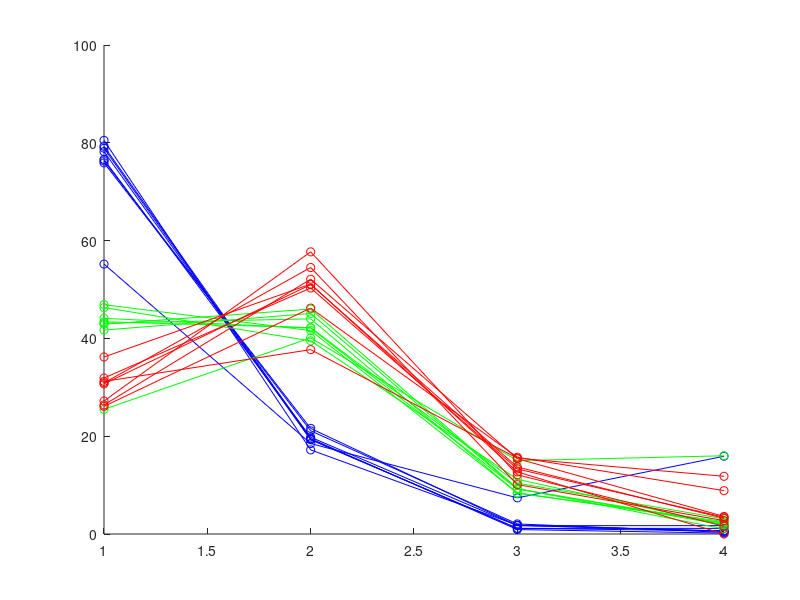

The MATLAB script that drew this image: (Note: this script raises an error after producing the figure.)
Percent_Occupancy_24=[55.2	18.5	7.39	15.9
80.5	17.2	1.8	0.553
75.9	21.6	1.74	0.634
78.2	19.3	1.15	1.15
76.6	19.8	1.71	1.71
79.3	19.5	0.909	0.182
76.3	21.1	2.06	0.343
78.9	19.3	1.15	0.659
42.9	46	9.32	1.04
43.4	42.2	10.4	3.12
46.3	39.5	11.2	1.83
44.1	42.1	9.21	1.88
43.1	44	8.32	2.55
41.7	45.1	9.21	2.18
46.9	41.6	8.43	2.3
25.5	40.1	15	16
26.1	46.2	15.7	8.87
36.2	51.1	12.7	0
30.7	51	13.7	3.21
31.9	50.3	13.3	3.43
30.9	54.5	10.1	2.74
27.2	57.7	12.1	1.59
26.4	52.1	15.4	3.59
31.2	37.7	15.5	11.8];

Percent_Occupancy_48=[26.8	44.7	11.9	3.21	3.81
28.8	44.8	11	2.38	3.24
29.8	44.7	11.7	2.49	2.39
29.4	44.6	9.67	3.15	3.38
30	44.2	9.8	2.81	3.08
28	45.3	9.25	2.33	3.52
26.9	45.2	10.3	1.76	3.67
26.9	42.5	9.52	2.81	5.01
5.42	33	28.6	10.8	3.29
7.89	31.6	28.1	10.9	2.03
4.5	32.9	30.5	10.6	2.68
5.5	34.8	29.9	10.5	3
5.97	32.4	28	9.93	2.98
5.08	32.3	28.1	10.9	2.94
6.3	32.5	27.3	10.6	2.54
6.06	32.8	24.2	9.38	3.05
0.0711	1.28	16.3	53.4	23.2
0.119	1.24	15.1	54.7	23.1
0.147	1.38	12.8	53.1	20.9
0.185	2.09	12.1	45.2	19.5
0.159	1.68	15	53.5	23.4
0.172	1.67	14.5	52.9	23
0.213	1.3	14.8	52.7	23.6
0.0823	1.49	14.4	53	23.5
];

Peak24=[1 2 3 4];
Peak48=[1 2 3 4 5];

i_1ug=[1 2 3 4 5 6 7 8];
i_10ug=[9 10 11 12 13 14 15 16];
i_100ug=[17 18 19 20 21 22 23 24];

Percent_Occupancy_24_1ug=Percent_Occupancy_24(i_1ug,:)
Percent_Occupancy_24_10ug=Percent_Occupancy_24(i_10ug,:)
Percent_Occupancy_24_100ug=Percent_Occupancy_24(i_100ug,:)

Percent_Occupancy_48_1ug=Percent_Occupancy_48(i_1ug,:)
Percent_Occupancy_48_10ug=Percent_Occupancy_48(i_10ug,:)
Percent_Occupancy_48_100ug=Percent_Occupancy_48(i_100ug,:)

%%
figure()
hold on
plot(Peak24, Percent_Occupancy_24_1ug, '-bo')
plot(Peak24, Percent_Occupancy_24_10ug, '-go')
plot(Peak24, Percent_Occupancy_24_100ug, '-ro')
set(gcf, 'color', [1 1 1])
Xlabel('Peak')
Ylabel('Percent Occupancy')
Title('Percent Occupancy at 24 hours')

figure()
hold on
plot(Peak48, Percent_Occupancy_48_1ug, '-bo')
plot(Peak48, Percent_Occupancy_48_10ug, '-go')
plot(Peak48, Percent_Occupancy_48_100ug, '-ro')
set(gcf, 'color', [1 1 1])
Xlabel('Peak')
Ylabel('Percent Occupancy')
Title('Percent Occupancy at 48 hours')
